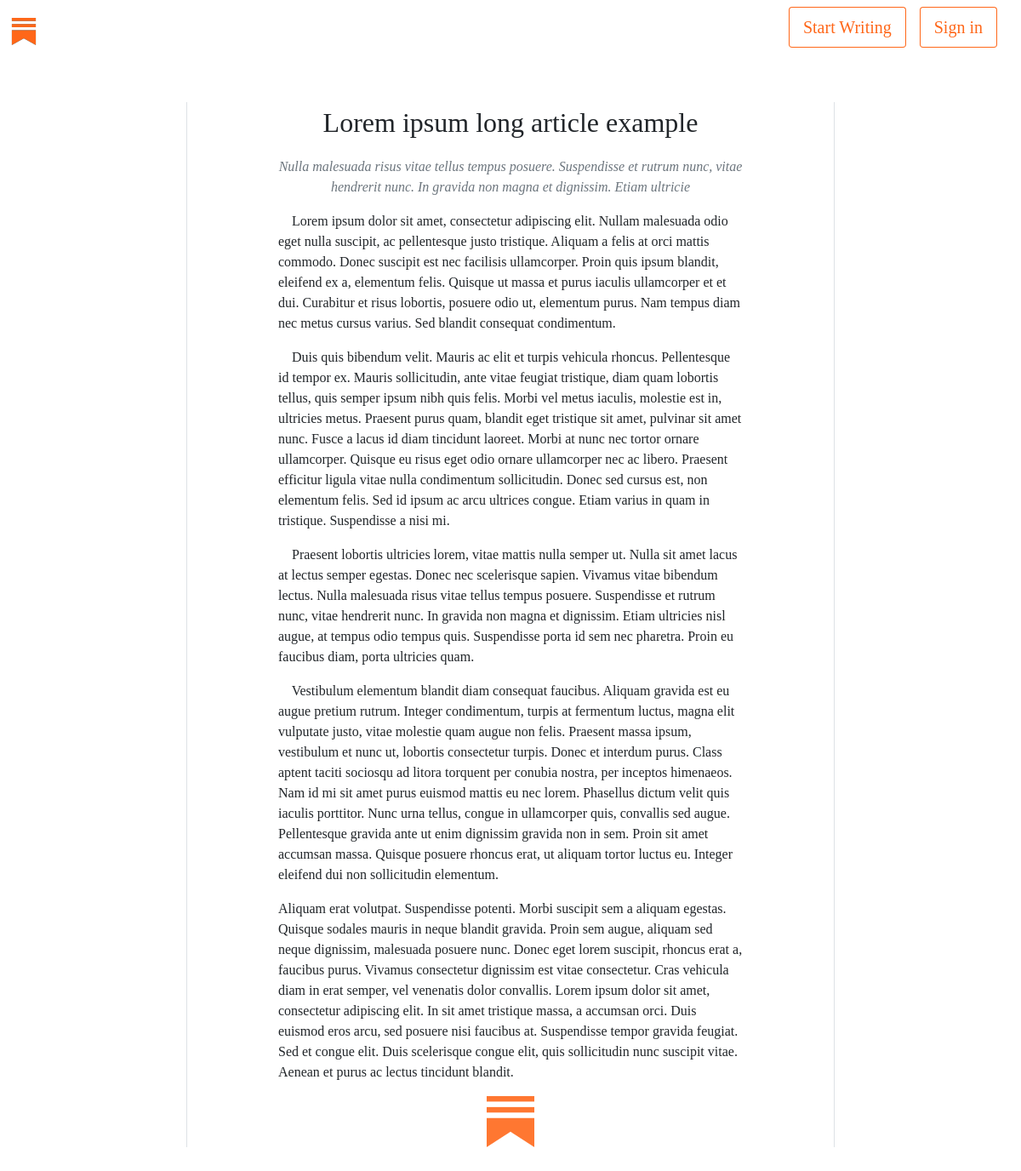
Screenshot of /articles/lorem-ipsum-long-article-example/ with the database file from the repository.
### articles/models.py (models this page shows, shortened)
class Article(models.Model):
    title =         models.CharField(max_length=200)
    description =   models.CharField(max_length = 150)
    body =          RichTextUploadingField(blank = True, null=True)
    slug =          models.SlugField()
    date =          models.DateTimeField(auto_now_add = True)
    last_edited =   models.DateTimeField(auto_now = True)
    thumbnail =     models.ImageField(default='logo.png', blank = True)
    topicslist = [
        ("Business","Business"),
        ("Culinary", "Culinary"),
        ("Culture", "Culture"),
        ("Health", "Health"),
        ("Literature", "Literature"),
        ("Other", "Other"),
        ("Politics", "Politics"),
        ("Sports", "Sports"),
    ]
    topic =         models.CharField(max_length=30, null=True, blank=True, choices=topicslist)
    author =        models.ForeignKey(SubstackUser,  null=True, blank=True, on_delete=models.CASCADE)
    views =         models.IntegerField(default=0)
    is_draft =      models.BooleanField(default=False)
    REQUIRED_FIELDS = ['title',]
    def udpate_views(self):
        self.views = self.views + 1
        self.save()
        return self.views

### articles/views.py (the view)
# urls.py: re_path(r'^(?P<slug>[\w-]+)/$', views.full_article, name='full'),
def full_article(request, slug):
    article = Article.objects.get(slug= slug)
    article.udpate_views()
    return render(request, "articles/full_article.html" , context = { 'article' : article } )

### articles/templates/articles/full_article.html (shortened to what this page needs)
{% extends 'default.html' %}
{% load static %}
{% block customcss %} <link rel="stylesheet" href="{% static 'styles.css' %}"> {% endblock customcss %}
{% block content %}
{% include 'snippets/generalheader.html' %}
<div class="container">
    <div class="row">
        <div class="col-2 border-end my-5 "></div>
        <div class="col-1 "></div>
            <div class="col-6 d-inline-block my-5">
                <p class="text-center  lead fs-2">{{ article.title }}</p>
                <p class="fst-italic text-muted text-center" >{{ article.description }}</p>
                <p> {{ article.body|safe}}</p>
                <div class="d-flex justify-content-center">
                    <a href="{% url 'homepage' %}"> <img src="{{article.thumbnail.url}}"></a>
            </div></div>
        <div class="col-1 "></div>
        <div class="col-2 border-start my-5">
        </div>
</div>
</div>
{% endblock %}

### assets/styles.css (style rules this page uses)
* { font-family: Cahuenga; }

### rows the page displays
Article: title "Lorem ipsum long article example", description "Nulla malesuada risus vitae tellus tempus posuere. Suspendisse et rutrum nunc, vitae hendrerit nunc. In gravida non magna et dignissim. Etiam ultricie", body "Lorem ipsum dolor sit amet, consectetur adipiscing elit. Nullam malesuada odio eget nulla suscipit, ac pellentesque justo tristique. Aliquam a felis at orci mattis commodo. Donec suscipit est nec facilisis ullamcorper. Proin quis ipsum blandit, eleifend ex a, elementum felis. Quisque ut massa et purus iaculis ullamcorper et et dui. Curabitur et risus lobortis, posuere odio ut, elementum purus. Nam tempus diam nec metus cursus varius. Sed blandit consequat condimentum. Duis quis bibendum velit. Mauris ac elit et turpis vehicula rhoncus. Pellentesque id tempor ex. Mauris sollicitudin, ante vitae feugiat tristique, diam quam lobortis tellus, quis semper ipsum nibh quis felis. Morbi vel metus…", thumbnail (picture)
